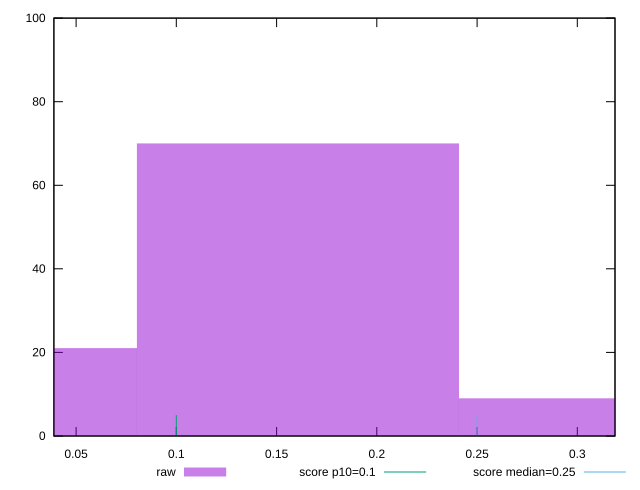

gnuplot code for this plot:
reset

$raw <<EOF
0.1606379793515168 70
0.3212759587030336 9
0 21
EOF

set key outside below
set boxwidth 0.1606379793515168
set xrange [0.0389404296875:0.3188018798828125]
set yrange [0:100]
set trange [0:100]
set style fill transparent solid 0.5 noborder

set parametric
set terminal svg size 640, 490 enhanced background rgb 'white'
set output "report_00007_2020-12-11T15:55:29.892Z/cumulative-layout-shift/samples/pages+cached+noexternal+nofonts+nosvg+noimg/raw/histogram.svg"

plot $raw title "raw" with boxes, \
     0.1,t title "score p10=0.1", \
     0.25,t title "score median=0.25"

reset
